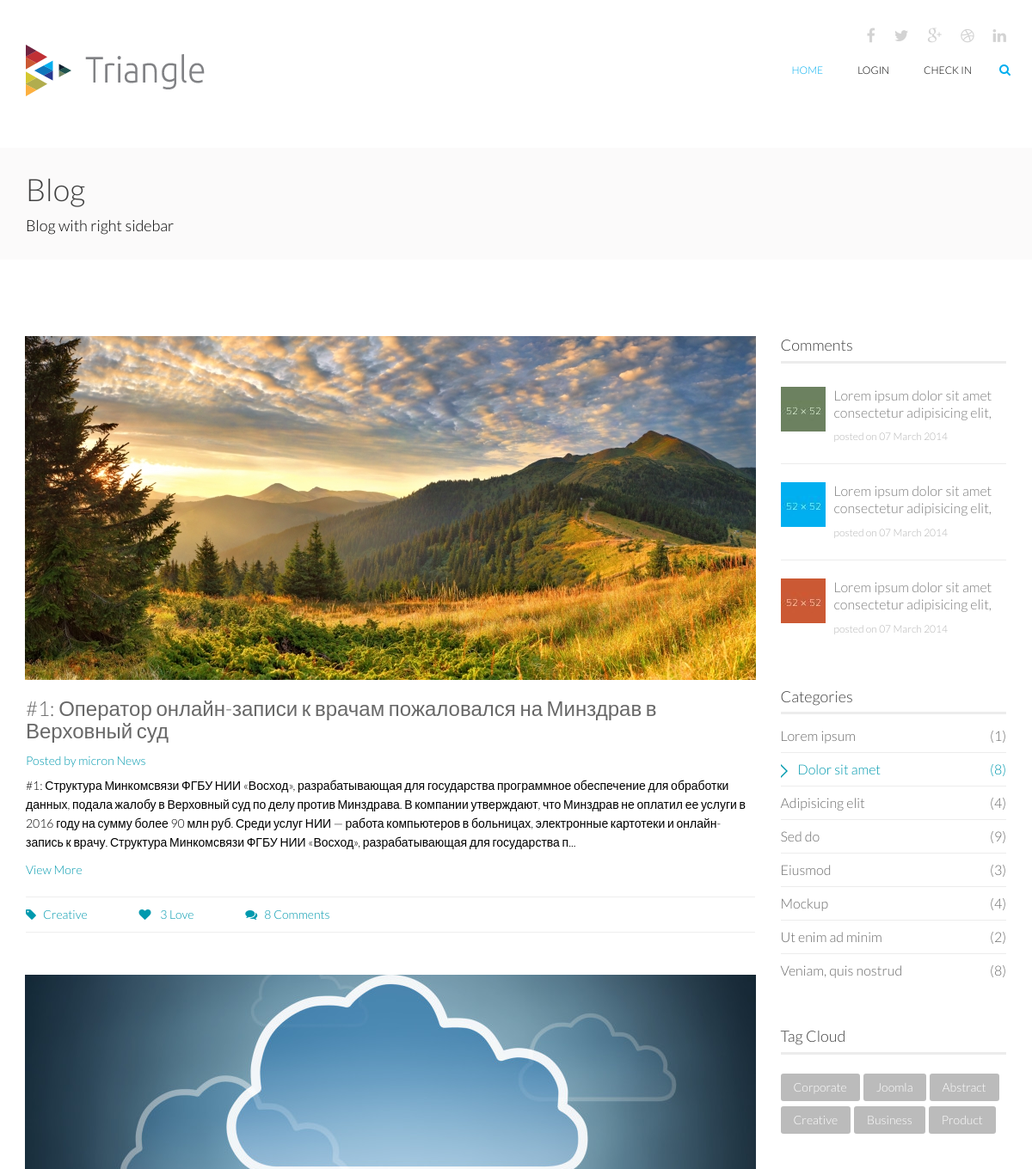
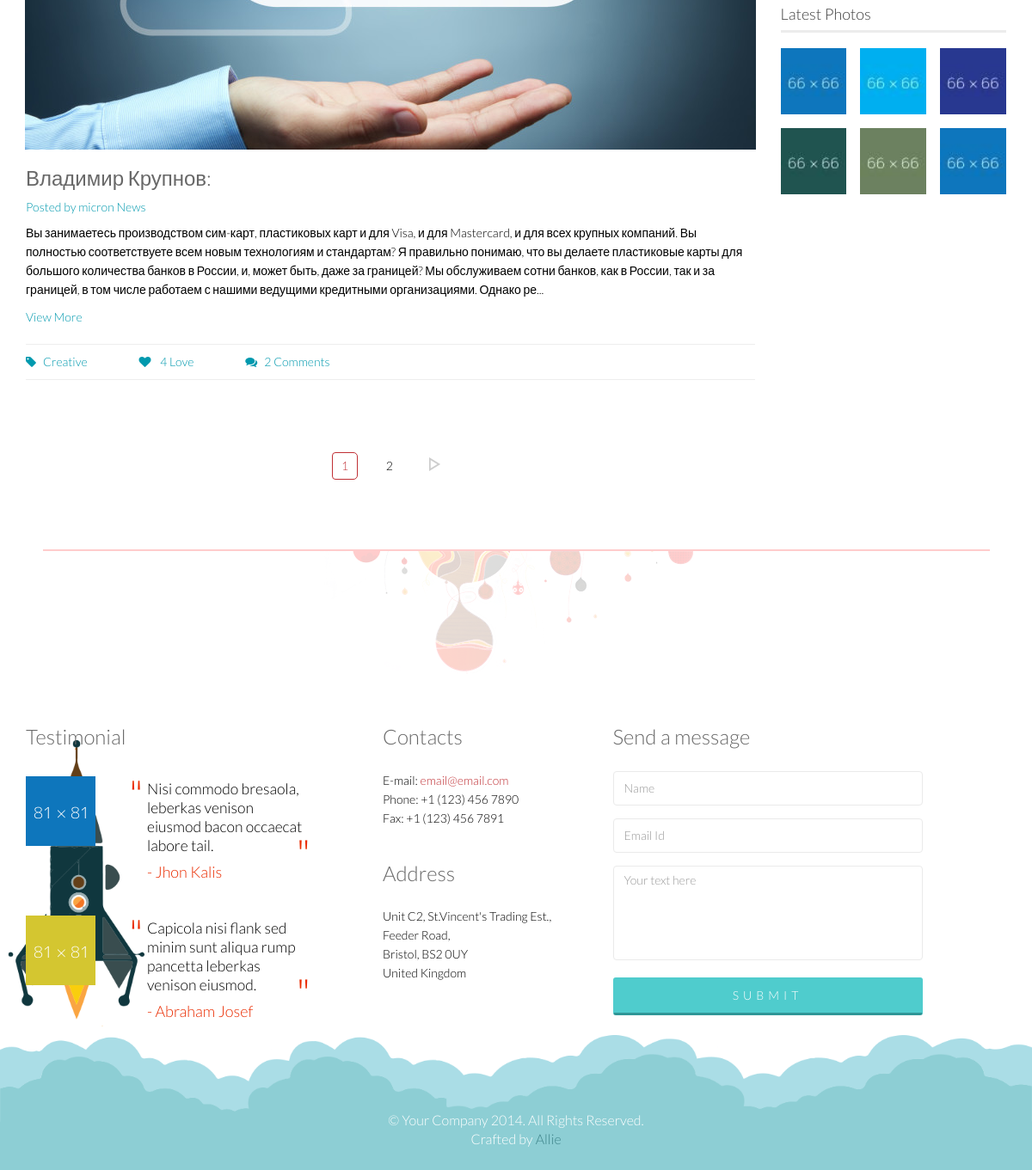
The page / on the database its author committed (2 pictures, top to bottom).
### tables this page shows
CREATE TABLE `news` (
  `id` int(11) NOT NULL,
  `picture` varchar(255) NOT NULL,
  `caption` varchar(255) NOT NULL,
  `description` text NOT NULL,
  `love` int(11) NOT NULL DEFAULT '0',
  `comments` int(11) NOT NULL DEFAULT '0',
  `date` date NOT NULL
);

### controllers/NewsController.php (called while the page is built)
<?php
	function NewsController()
	{
		require_once ROOT.'/models/AllNews.php';
		require_once ROOT.'/models/Pagination.php';
		$dataIndex = allNews($start, $perpage);
		require_once ROOT.'/views/news/index.php';
	}

### models/AllNews.php (called while the page is built)
<?php
	function allNews($start, $perpage)
	{
		$db = connectionToTheDatabase();
		$sql = 'SELECT * FROM news LIMIT :start, :perpage';
		$statement = $db->prepare($sql);
		$statement->bindParam(':start', $start, PDO::PARAM_INT);
		$statement->bindParam(':perpage', $perpage, PDO::PARAM_INT);
		$statement->execute();
		$data = $statement->fetchAll(PDO::FETCH_CLASS);
  	if (isset($data)) return $data;
	}

### components/db.php (called while the page is built, shortened)
<?php
	function connectionToTheDatabase()
	{
		try {
	  	$connect = new PDO(HOST, USERNAME, PASSWORD);
		} catch(PDOException $err) {
	  	echo "Ошибка: не удается подключиться: " . $err->getMessage();
		}
		if (isset($connect)) return $connect;
	}
	function exists($user_id)
	{
		$db = connectionToTheDatabase();
		$statement = $db->prepare("SELECT 1 FROM ipaddress_likes_map WHERE user_id = ?");
		$statement->execute([$user_id]);
		$res = $statement->fetchColumn();
		return false;
	}
	function countComment($id)
	{
		$db = connectionToTheDatabase();
		$countSql = 'SELECT COUNT(*) as count FROM tbl_comment WHERE itemID = '.$id;
		$statement = $db->prepare($countSql);
		$res = $statement->execute();
		if ($res) return $totalres = $statement->fetchColumn();
		return 0;
	}

### models/Pagination.php (called while the page is built, shortened)
<?php
	$perpage = 2;
	if (isset($_GET['page']) & !empty($_GET['page'])) {
		$curpage = $_GET['page'];
	} else {
		$curpage = 1;
	}
	$db = connectionToTheDatabase();
	$PageSql = 'SELECT COUNT(*) as count FROM news';
	$statement = $db->prepare($PageSql);
	$statement->execute();
	$totalres = $statement->fetchColumn();
	$endpage = ceil($totalres / $perpage);
	$nextpage = $curpage + 1;

### views/news/index.php (the view, shortened to what this page needs)
<?php require_once ROOT.'/views/layouts/header.php'; ?>
	<section id="page-breadcrumb">
        <div class="vertical-center sun">
            <div class="container">
                <div class="row">
                    <div class="action">
                        <div class="col-sm-12">
                            <?php if (isset($_SESSION['session_username'])): ?>
                                <h1 class="title" style="font-family: Arial;">Добро пожаловать, <span> <?=$_SESSION['session_username']; ?> </span>!</h1>
                                <p><a href="/logout/" class="color-red">Выйти</a> из системы...</p>
                            <?php else: ?>
                                <h1 class="title">Blog</h1>
                                <p>Blog with right sidebar</p>
                            <?php endif; ?>
                        </div>
                    </div>
                </div>
            </div>
        </div>
    </section>
    <section id="blog" class="padding-top">
        <div class="container">
            <div class="row">
                <div class="col-md-9 col-sm-7">
                    <div class="row demo-table">
                    	<?php $i = 0; ?>
                    	<?php while ($i < count($dataIndex)): ?>
                    		<div class="col-sm-12 col-md-12">
                            <div class="single-blog single-column">
                                <div class="post-thumb">
                                    <a href="/?action=item&newsId=<?=$dataIndex[$i]->id; ?>"><img src="<?=$dataIndex[$i]->picture; ?>" class="img-responsive" alt=""></a>
                                </div>
                                <div class="post-content overflow">
                                    <h2 class="post-title bold"><a href="/?action=item&newsId=<?=$dataIndex[$i]->id; ?>"><?=$dataIndex[$i]->caption; ?></a></h2>
                                    <h3 class="post-author"><a href="#">Posted by micron News</a></h3>
                                    <p><?=mb_strimwidth($dataIndex[$i]->description, 0, 450, "..."); ?></p>
                                    <a href="#" class="read-more">View More</a>
                                    <div class="post-bottom overflow">
                                        <ul class="nav navbar-nav post-nav">
                                            <li><a href="#"><i class="fa fa-tag"></i>Creative</a></li>
                                            <?php if (exists($_SESSION['session_username'].'-'.$dataIndex[$i]->id)): ?>
                                                <li id="tutorial-<?=$dataIndex[$i]->id; ?>">
                                                    <input type="hidden" id="likes-<?=$dataIndex[$i]->id; ?>" value="<?=$dataIndex[$i]->love; ?>">
                                                    <a>
                                                        <span class="btn-likes"><i title="Unlike" class="fa fa-heart unlike" onclick="addLikes(<?=$dataIndex[$i]->id; ?>,'unlike')"></i></span>
                                                        <span class="label-likes"><?=$dataIndex[$i]->love; ?></span>
                                                        <span>Love</span>
                                                    </a>
                                                </li>
                                            <?php else: ?>
                                                <li>
                                                    <a>
                                                        <span><i class="fa fa-heart"></i></span>
                                                        <span class="label-likes"><?=$dataIndex[$i]->love; ?></span>
                                                        <span>Love</span>
                                                    </a>
                                                </li>
                                            <?php endif; ?>
                                            <li><a href="#"><i class="fa fa-comments"></i><?=countComment($dataIndex[$i]->id); ?> Comments</a></li>
                                        </ul>
                                    </div>
                                </div>
                            </div>
                        </div>
                        <?php $i++; ?>
                      <?php endwhile; ?>
                    </div>
                    <div class="blog-pagination">
                        <ul class="pagination">
                            <li class="active"><a href="?action=new&page=<?php echo $curpage ?>"><?php echo $curpage ?></a></li>
                            <?php if ($curpage != $endpage) { ?>
                                <li><a href="?action=new&page=<?php echo $nextpage ?>"><?php echo $nextpage ?></a></li>
                                <li class="endpage"><a href="?action=new&page=<?php echo $endpage ?>">right</a></li>
                            <?php } ?>
                        </ul>
                    </div>
                 </div>
                <div class="col-md-3 col-sm-5">
                    <div class="sidebar blog-sidebar">
                        <div class="sidebar-item  recent">
                            <h3>Comments</h3>
                            <div class="media">
                                <div class="pull-left">
                                    <a href="#"><img src="template/images/portfolio/project1.jpg" alt=""></a>
                                </div>
                                <div class="media-body">
                                    <h4><a href="#">Lorem ipsum dolor sit amet consectetur adipisicing elit,</a></h4>
                                    <p>posted on  07 March 2014</p>
                                </div>
                            </div>
                            <div class="media">
                                <div class="pull-left">
                                    <a href="#"><img src="template/images/portfolio/project2.jpg" alt=""></a>
                                </div>
                                <div class="media-body">
                                    <h4><a href="#">Lorem ipsum dolor sit amet consectetur adipisicing elit,</a></h4>
                                    <p>posted on  07 March 2014</p>
                                </div>
                            </div>
                            <div class="media">
                                <div class="pull-left">
                                    <a href="#"><img src="template/images/portfolio/project3.jpg" alt=""></a>
                                </div>
                                <div class="media-body">
                                    <h4><a href="#">Lorem ipsum dolor sit amet consectetur adipisicing elit,</a></h4>
                                    <p>posted on  07 March 2014</p>
                                </div>
                            </div>
                        </div>
                        <div class="sidebar-item categories">
                            <h3>Categories</h3>
                            <ul class="nav navbar-stacked">
                                <li><a href="#">Lorem ipsum<span class="pull-right">(1)</span></a></li>
                                <li class="active"><a href="#">Dolor sit amet<span class="pull-right">(8)</span></a></li>
                                <li><a href="#">Adipisicing elit<span class="pull-right">(4)</span></a></li>
                                <li><a href="#">Sed do<span class="pull-right">(9)</span></a></li>
                                <li><a href="#">Eiusmod<span class="pull-right">(3)</span></a></li>
                                <li><a href="#">Mockup<span class="pull-right">(4)</span></a></li>
                                <li><a href="#">Ut enim ad minim <span class="pull-right">(2)</span></a></li>
                                <li><a href="#">Veniam, quis nostrud <span class="pull-right">(8)</span></a></li>
                            </ul>
                        </div>
                        <div class="sidebar-item tag-cloud">
                            <h3>Tag Cloud</h3>
                            <ul class="nav nav-pills">
                                <li><a href="#">Corporate</a></li>
                                <li><a href="#">Joomla</a></li>
                                <li><a href="#">Abstract</a></li>
                                <li><a href="#">Creative</a></li>
                                <li><a href="#">Business</a></li>
                                <li><a href="#">Product</a></li>
                            </ul>
                        </div>
                        <div class="sidebar-item popular">
                            <h3>Latest Photos</h3>
                            <ul class="gallery">
                                <li><a href="#"><img src="template/images/portfolio/popular1.jpg" alt=""></a></li>
                                <li><a href="#"><img src="template/images/portfolio/popular2.jpg" alt=""></a></li>
                                <li><a href="#"><img src="template/images/portfolio/popular3.jpg" alt=""></a></li>
                                <li><a href="#"><img src="template/images/portfolio/popular4.jpg" alt=""></a></li>
                                <li><a href="#"><img src="template/images/portfolio/popular5.jpg" alt=""></a></li>
                                <li><a href="#"><img src="template/images/portfolio/popular1.jpg" alt=""></a></li>
                            </ul>
                        </div>
                    </div>
                </div>
            </div>
        </div>
    </section>
<?php require_once ROOT.'/views/layouts/footer.php'; ?>

### rows shown on the page
news: picture (picture), caption "#1: Оператор онлайн-записи к врачам пожаловался на Минздрав в Верховный суд", description "#1: Структура Минкомсвязи ФГБУ НИИ «Восход», разрабатывающая для государства программное обеспечение для обработки данных, подала жалобу в Верховный суд по делу против Минздрава. В компании утверждают, что Минздрав не оплатил ее услуги в 2016 году на сумму более 90 млн руб. Среди услуг НИИ — работа компьютеров в больницах, электронные картотеки и онлайн-запись к врачу. Структура Минкомсвязи ФГБУ НИИ «Восход», разрабатывающая для государства п...", love "3", id "8"
news: picture (picture), caption "Владимир Крупнов:", description "Вы занимаетесь производством сим-карт, пластиковых карт и для Visa, и для Mastercard, и для всех крупных компаний. Вы полностью соответствуете всем новым технологиям и стандартам? Я правильно понимаю, что вы делаете пластиковые карты для большого количества банков в России, и, может быть, даже за границей? Мы обслуживаем сотни банков, как в России, так и за границей, в том числе работаем с нашими ведущими кредитными организациями. Однако ре...", love "4", id "2"

### other values the page prints
$curpage "1"
$nextpage "2"
